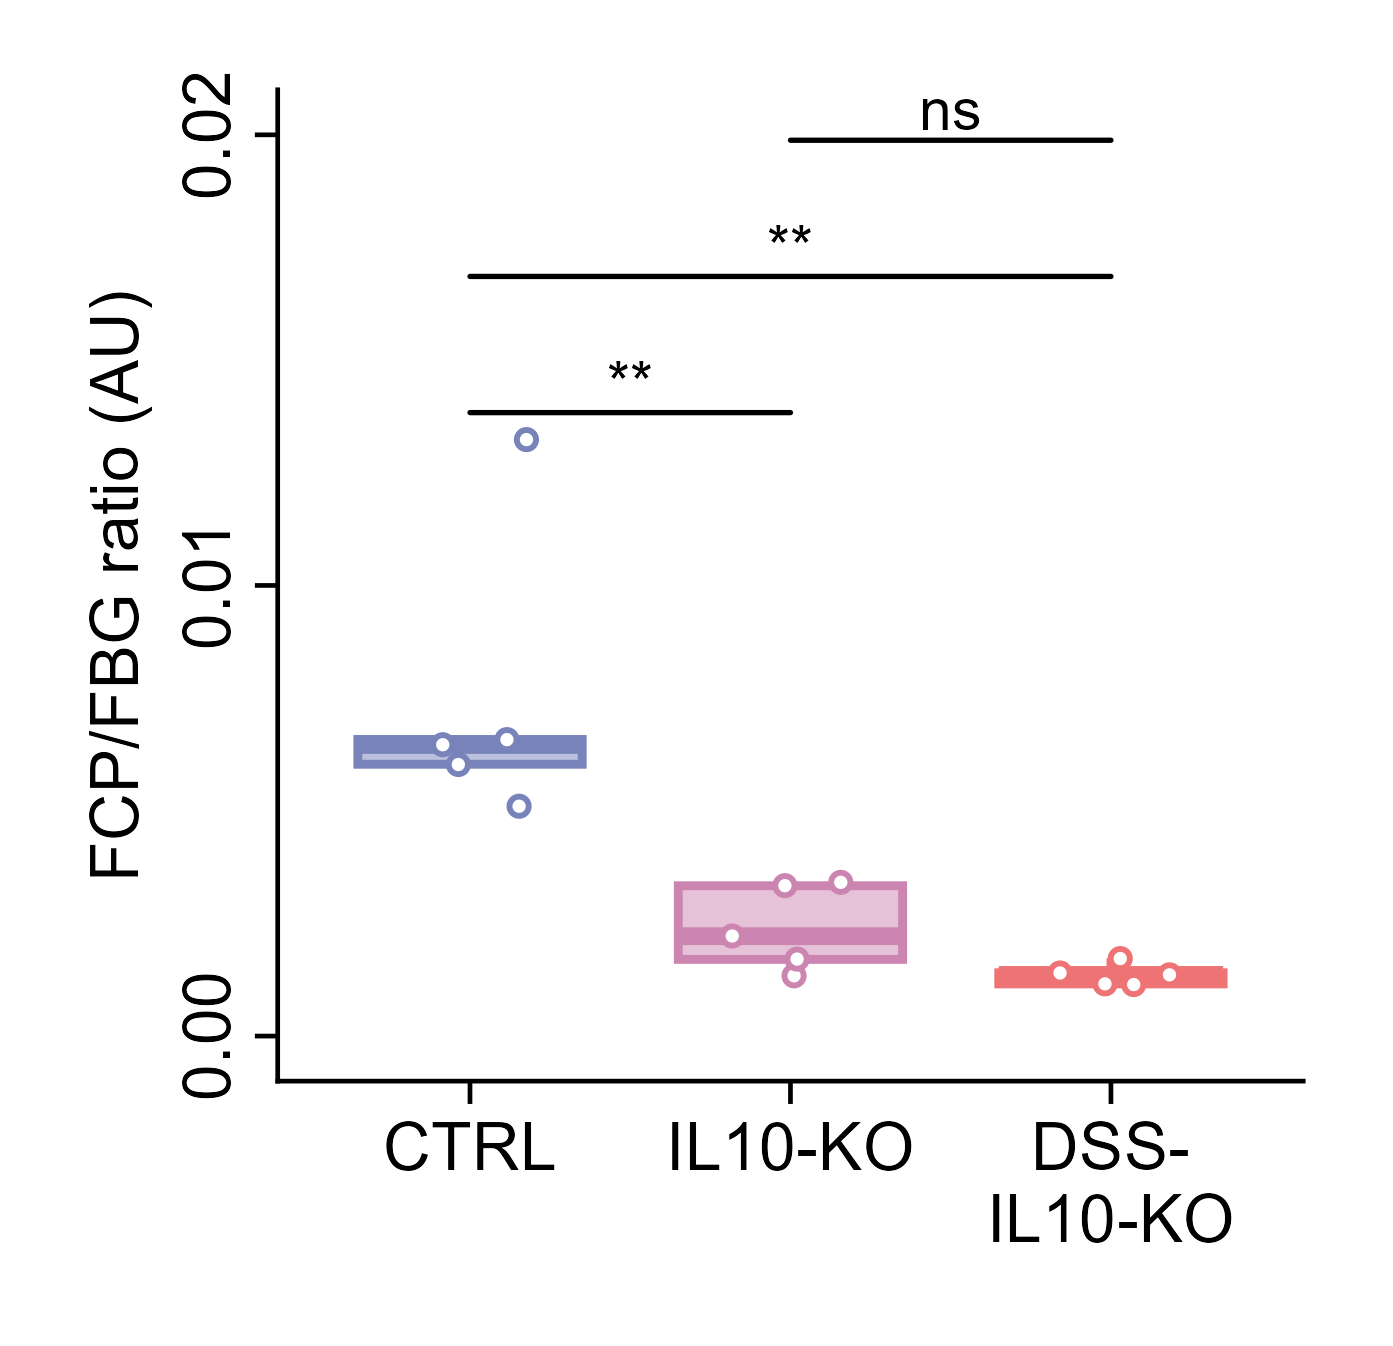

Write the R code that produced this figure.
# ============================================================
# Fasting C-peptide (FCP)/FBG Ratio Analysis - Enhanced Version
# Revised for Diabetologia Journal Submission
# Three groups: CTRL, IL10-KO, DSS-IL10-KO
# Between-group comparison (independent samples) at Week 12
# ============================================================

# STUDY DESIGN NOTE:
# This is a BETWEEN-GROUP comparison at endpoint (Week 12)
# - Independent samples from 3 different groups
# - Single measurement per animal at Week 12
# - Comparing groups at one time point
# - FCP/FBG ratio reflects beta-cell function relative to glucose
# - Test selected by normality (consistent between plot and CSV)

# 0) Clear workspace and set working directory
rm(list = ls())
# Set the working directory to this script's own folder before running
# (e.g. in RStudio: Session > Set Working Directory > To Source File Location)

# 1) Load required libraries
library(ggplot2)
library(dplyr)
library(readr)
library(tidyr)
library(ggpubr)
library(rstatix)

# 2) Define Diabetologia colour palette
diabetologia_colors <- c(
  "CTRL"        = rgb(120, 131, 186, maxColorValue = 255),
  "IL10-KO"     = rgb(204, 133, 177, maxColorValue = 255),
  "DSS-IL10-KO" = rgb(237, 115, 116, maxColorValue = 255)
)

# 3) Read the FCP and FBG data
# NOTE (data-integrity fix): FBG is read from Fig_2a_Data_FBG.csv,
# NOT from this file's own FBG column. Fig_2bc_Data_C_peptide_FBG.csv's
# FBG column was found to be misaligned against animal identity -
# traced to an original data-entry error inherited from
# Experiments/HOMA/R/HOMA_data.csv, which predates this manuscript.
# CTRL was unaffected; all IL10-KO and DSS-IL10-KO FBG values in that
# column were wrong. Fig_2a_Data_FBG.csv is independently confirmed
# correct (it reproduces the published Fig_2a_Summary_FBG.csv exactly)
# and is joined here by Group + Replicate. This assumes Replicate
# numbering is a stable per-animal label shared across measurement
# types within a group, which is not independently verifiable for
# C_peptide (no ID-tagged C-peptide file exists) but is the standard
# assumption for a replicate/animal identifier and should be
# confirmed against original laboratory records.
cat("\n=== LOADING FASTING C-PEPTIDE (FCP) AND FBG DATA ===\n")

cpep <- read_csv("Fig_2bc_Data_C_peptide_FBG.csv") %>%
  filter(Replicate %in% c("Rep1", "Rep2", "Rep3", "Rep4", "Rep5"),
         Week_num == 12) %>%
  select(Group, Replicate, FCP = C_peptide)

fbg_correct <- read_csv("Fig_2a_Data_FBG.csv") %>%
  filter(Week_num == 12) %>%
  select(Group, Replicate, FBG)

dat <- inner_join(cpep, fbg_correct, by = c("Group", "Replicate"))

cat("\nData structure:\n")
print(head(dat, 10))
cat("\nGroups:", unique(dat$Group), "\n")
cat("Rows after joining FCP (Week 12) to corrected FBG (Week 12):", nrow(dat), "\n")

# ============================================================
# 4) Calculate FCP/FBG Ratio at Week 12
# ============================================================
cat("\n=== CALCULATING FCP/FBG RATIO AT WEEK 12 ===\n")

ratio_data <- dat %>%
  filter(!is.na(FCP) & !is.na(FBG) & FBG != 0) %>%
  mutate(
    FCP_FBG_Ratio = FCP / FBG,
    Sample_ID     = paste(Group, Replicate, sep = "_")
  ) %>%
  select(Group, Replicate, FBG, FCP, FCP_FBG_Ratio, Sample_ID)

cat("\nCalculated FCP/FBG Ratios at Week 12:\n")
print(ratio_data %>% select(Group, Replicate, FBG, FCP, FCP_FBG_Ratio))

ratio_data$Group <- factor(ratio_data$Group,
                           levels = c("CTRL", "IL10-KO", "DSS-IL10-KO"))

write.csv(ratio_data, "Fig_2c_Data_FCP_FBG_Ratio.csv", row.names = FALSE)
cat("✓ FCP/FBG ratio data exported to Fig_2c_Data_FCP_FBG_Ratio.csv\n")

cat("\nSample sizes per group at Week 12:\n")
print(table(ratio_data$Group))

# ============================================================
# 5) NORMALITY TESTING
# Drives test selection — same test used in both plot and CSV
# ============================================================
cat("\n=== NORMALITY TESTING (Shapiro-Wilk) ===\n")
cat("Testing each group separately\n")
cat("(Selected test applied consistently in plot and exported CSV)\n\n")

normality_results <- data.frame()

for (grp in levels(ratio_data$Group)) {
  data_subset <- ratio_data %>%
    filter(Group == grp) %>%
    pull(FCP_FBG_Ratio)
  
  if (length(data_subset) >= 3) {
    shapiro_result <- shapiro.test(data_subset)
    is_normal      <- shapiro_result$p.value > 0.05
    
    normality_results <- rbind(normality_results, data.frame(
      Group     = grp,
      n         = length(data_subset),
      Shapiro_W = round(shapiro_result$statistic, 4),
      Shapiro_p = round(shapiro_result$p.value, 4),
      Normal    = is_normal
    ))
    
    cat(sprintf("%s: n=%d, W = %.4f, p = %.4f \u2192 %s\n",
                grp, length(data_subset),
                shapiro_result$statistic,
                shapiro_result$p.value,
                ifelse(is_normal, "Normal", "Non-normal")))
  }
}

cat("\n=== NORMALITY RESULTS SUMMARY ===\n")
print(normality_results)

write.csv(normality_results,
          file      = "Fig_2c_Normality_Results.csv",
          row.names = FALSE)
cat("✓ Normality results exported to Fig_2c_Normality_Results.csv\n")

# ============================================================
# 6) DETERMINE OVERALL TEST STRATEGY
# ============================================================
cat("\n=== TEST SELECTION STRATEGY ===\n")

all_normal <- all(normality_results$Normal)

if (all_normal) {
  overall_test  <- "ANOVA"
  pairwise_test <- "t.test"
  cat("Decision: ALL groups are normally distributed\n")
  cat("\u2192 Use parametric approach:\n")
  cat("  - Overall test: One-way ANOVA\n")
  cat("  - Pairwise tests: Unpaired t-tests\n")
} else {
  overall_test  <- "Kruskal-Wallis"
  pairwise_test <- "wilcox.test"
  cat("Decision: At least one group is NOT normally distributed\n")
  cat("\u2192 Use non-parametric approach:\n")
  cat("  - Overall test: Kruskal-Wallis\n")
  cat("  - Pairwise tests: Mann-Whitney U tests\n")
}

test_decision <- data.frame(
  All_Groups_Normal = all_normal,
  Overall_Test      = overall_test,
  Pairwise_Test     = pairwise_test
)

write.csv(test_decision,
          file      = "Fig_2c_Test_Decision.csv",
          row.names = FALSE)
cat("✓ Test decision exported to Fig_2c_Test_Decision.csv\n")

# ============================================================
# 7) PERFORM OVERALL TEST
# ============================================================
cat("\n=== PERFORMING OVERALL TEST ===\n")

if (all_normal) {
  overall_result  <- aov(FCP_FBG_Ratio ~ Group, data = ratio_data)
  overall_summary <- summary(overall_result)
  cat("\nOne-way ANOVA:\n")
  print(overall_summary)
  overall_p <- overall_summary[[1]][["Pr(>F)"]][1]
  cat(sprintf("\nF-statistic: %.4f, p-value: %.4f\n",
              overall_summary[[1]][["F value"]][1], overall_p))
} else {
  overall_result <- kruskal.test(FCP_FBG_Ratio ~ Group, data = ratio_data)
  cat("\nKruskal-Wallis test:\n")
  cat(sprintf("chi-squared = %.4f, df = %d, p-value = %.4f\n",
              overall_result$statistic,
              overall_result$parameter,
              overall_result$p.value))
  overall_p <- overall_result$p.value
}

if (overall_p < 0.05) {
  cat("\nOverall test is SIGNIFICANT \u2192 proceed with pairwise comparisons\n")
} else {
  cat("\nOverall test is NOT significant \u2192 pairwise tests for completeness only\n")
}

# ============================================================
# 8) PAIRWISE POST-HOC COMPARISONS — RAW P-VALUES, NO CORRECTION
#    Same test method used here as in the plot (pairwise_test)
# ============================================================
cat("\n=== PERFORMING PAIRWISE COMPARISONS (raw p-values, no correction) ===\n")

my_comparisons <- list(
  c("CTRL", "IL10-KO"),
  c("CTRL", "DSS-IL10-KO"),
  c("IL10-KO", "DSS-IL10-KO")
)

posthoc_result <- compare_means(
  formula     = FCP_FBG_Ratio ~ Group,
  data        = ratio_data,
  method      = pairwise_test,   # Adaptive — consistent with plot
  paired      = FALSE,
  comparisons = my_comparisons
) %>%
  rename(Variable = .y.)

# Format results — raw p-values only
posthoc_result <- posthoc_result %>%
  mutate(
    p        = signif(p, 3),
    p.signif = case_when(
      p < 0.001 ~ "***",
      p < 0.01  ~ "**",
      p < 0.05  ~ "*",
      TRUE      ~ "ns"
    ),
    Test_Method = pairwise_test
  ) %>%
  select(Variable, group1, group2, Test_Method, p, p.signif)

cat("\n=== Pairwise Comparison Results (raw p-values) ===\n")
print(posthoc_result)

write.csv(posthoc_result,
          file      = "Fig_2c_Statistical_Tests.csv",
          row.names = FALSE)
cat("✓ Statistical test results exported to Fig_2c_Statistical_Tests.csv\n")

# ============================================================
# 9) Summary statistics by Group
# ============================================================
cat("\n=== CALCULATING SUMMARY STATISTICS ===\n")

summary_stats <- ratio_data %>%
  group_by(Group) %>%
  summarise(
    n      = n(),
    mean   = round(mean(FCP_FBG_Ratio,   na.rm = TRUE), 4),
    sd     = round(sd(FCP_FBG_Ratio,     na.rm = TRUE), 4),
    sem    = round(sd(FCP_FBG_Ratio,     na.rm = TRUE) / sqrt(n()), 4),
    median = round(median(FCP_FBG_Ratio, na.rm = TRUE), 4),
    min    = round(min(FCP_FBG_Ratio,    na.rm = TRUE), 4),
    max    = round(max(FCP_FBG_Ratio,    na.rm = TRUE), 4),
    .groups = 'drop'
  ) %>%
  mutate(Mean_SEM = paste0(mean, " \u00b1 ", sem))

cat("\n=== Summary Statistics (Mean \u00b1 SEM) ===\n")
print(summary_stats)

write.csv(summary_stats,
          file      = "Fig_2c_Summary_FCP_FBG_Ratio.csv",
          row.names = FALSE)
cat("✓ Summary statistics exported to Fig_2c_Summary_FCP_FBG_Ratio.csv\n")

# ============================================================
# 10) Create boxplot
#     pairwise_test ensures plot matches exported CSV exactly
# ============================================================
cat("\n=== GENERATING BOXPLOT ===\n")

x_labels <- c("CTRL", "IL10-KO", "DSS-\nIL10-KO")
names(x_labels) <- c("CTRL", "IL10-KO", "DSS-IL10-KO")

boxplot_ratio <- ggboxplot(
  ratio_data, x = "Group", y = "FCP_FBG_Ratio",
  color  = "Group", fill = "Group",
  alpha  = 0.5, add = "jitter",
  add.params = list(color = "Group", shape = 21,
                    fill = "white", size = 0.75),
  palette       = diabetologia_colors,
  outlier.shape = NA
) +
  scale_y_continuous(breaks = c(0, 0.01, 0.02), limits = c(0, 0.02)) +
  labs(
    y = "FCP/FBG ratio (AU)",
    x = "Experimental group"
  ) +
  scale_x_discrete(labels = x_labels) +
  theme_classic() +
  theme(
    legend.position  = "none",
    axis.title.y     = element_text(size = 8),
    axis.title.x     = element_blank(),
    axis.text.x      = element_text(size = 8, colour = "black"),
    axis.text.y      = element_text(size = 8, colour = "black",
                                    angle = 90, hjust = 0.5),
    axis.line        = element_line(colour = "black",
                                    linewidth = 0.75 / .pt),
    axis.ticks       = element_line(colour = "black",
                                    linewidth = 0.75 / .pt),
    plot.margin      = margin(3.8, 3.8, 3.8, 3.8, "mm")
  ) +
  stat_compare_means(
    comparisons   = my_comparisons,
    method        = pairwise_test,   # Consistent with CSV export
    paired        = FALSE,
    tip.length    = 0.0,
    step.increase = 0.25,
    label         = "p.signif",
    size          = 2.5,
    bracket.size  = 0.3
  )

print(boxplot_ratio)

ggsave(
  filename  = "Fig_2c_Boxplot_FCP_FBG_Ratio.png",
  plot      = boxplot_ratio,
  scale = 1, width = 5.9, height = 5.7,
  units = "cm", dpi = 600, limitsize = FALSE
)

ggsave(
  filename  = "Fig_2c_Boxplot_FCP_FBG_Ratio.svg",
  plot      = boxplot_ratio,
  scale = 1, width = 5.9, height = 5.7,
  units = "cm", limitsize = FALSE
)

cat("✓ Boxplot saved in PNG and SVG formats\n")

# ============================================================
# 11) Biological interpretation summary
# ============================================================
cat("\n=== BIOLOGICAL INTERPRETATION ===\n")

bio_summary <- ratio_data %>%
  group_by(Group) %>%
  summarise(
    n          = n(),
    Mean_FCP   = round(mean(FCP,           na.rm = TRUE), 3),
    Mean_FBG   = round(mean(FBG,           na.rm = TRUE), 1),
    Mean_Ratio = round(mean(FCP_FBG_Ratio, na.rm = TRUE), 4),
    .groups = 'drop'
  )

cat("\nMean values by group at Week 12:\n")
print(bio_summary)

write.csv(bio_summary,
          file      = "Fig_2c_Biological_Summary.csv",
          row.names = FALSE)

cat("\nFCP/FBG ratio interpretation:\n")
cat("  Higher ratio: Better beta-cell compensation relative to glucose levels\n")
cat("  Lower ratio: Impaired beta-cell function relative to glucose demand\n")
cat("  FCP reflects insulin secretion capacity\n")
cat("  FBG reflects glucose homeostasis\n")
cat("  Ratio normalises insulin secretion to glycaemic state\n")
cat("  Units: (ng/mL) / (mg/dL) = dimensionless\n")

# ============================================================
# 12) Summary
# ============================================================
cat("\n", rep("=", 60), "\n", sep = "")
cat("ANALYSIS COMPLETE\n")
cat(rep("=", 60), "\n", sep = "")
cat("\nGenerated files:\n")
cat(" 1. Fig_2c_Normality_Results.csv       (Shapiro-Wilk per group)\n")
cat(" 2. Fig_2c_Test_Decision.csv           (test selection strategy)\n")
cat(" 3. Fig_2c_Statistical_Tests.csv       (pairwise tests, raw p-values)\n")
cat(" 4. Fig_2c_Boxplot_FCP_FBG_Ratio.png  (600 dpi)\n")
cat(" 5. Fig_2c_Boxplot_FCP_FBG_Ratio.svg  (vector format)\n")
cat(" 6. Fig_2c_Data_FCP_FBG_Ratio.csv     (calculated ratios)\n")
cat(" 7. Fig_2c_Summary_FCP_FBG_Ratio.csv  (descriptive statistics)\n")
cat(" 8. Fig_2c_Biological_Summary.csv     (biological interpretation data)\n")
cat("\nFigure dimensions: 5.9 cm (width) \u00d7 5.7 cm (height)\n")
cat("\nStatistical approach:\n")
cat(" - Design: BETWEEN-GROUP comparison at Week 12 (endpoint)\n")
cat(" - Normality tested separately for each group (Shapiro-Wilk)\n")
cat(sprintf(" - Overall test: %s\n", overall_test))
cat(sprintf(" - Pairwise tests: %s (consistent in plot and CSV)\n", pairwise_test))
cat(" - Multiple comparison correction: NONE (raw p-values reported)\n")
cat("\nComparisons:\n")
cat(" - CTRL vs IL10-KO\n")
cat(" - CTRL vs DSS-IL10-KO\n")
cat(" - IL10-KO vs DSS-IL10-KO\n")
cat("   Total: 3 pairwise comparisons\n")
cat("\nSignificance levels (raw p-values):\n")
cat(" *** p<0.001\n")
cat("  ** p<0.01\n")
cat("   * p<0.05\n")
cat("  ns  not significant\n")
cat("\nFCP/FBG ratio interpretation:\n")
cat(" - Formula: FCP (ng/mL) / FBG (mg/dL)\n")
cat(" - Reflects beta-cell function relative to glycaemic state\n")
cat(" - Higher ratio: Better insulin secretion capacity\n")
cat(" - Lower ratio: Impaired beta-cell compensation\n")
cat(" - Typical range: 0.001\u20130.020 (dimensionless)\n")
cat(rep("=", 60), "\n", sep = "")
